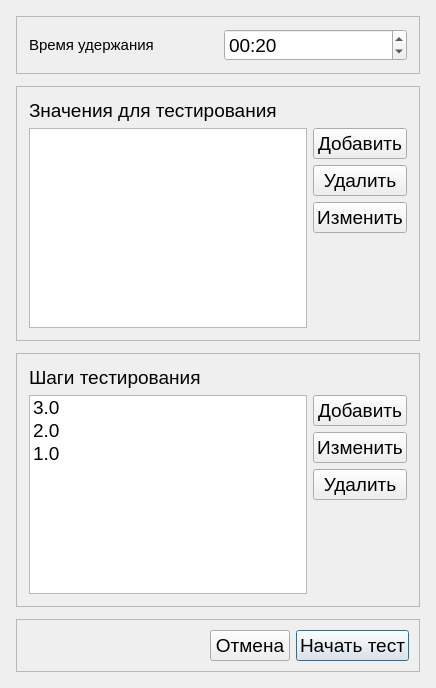
<?xml version="1.0" encoding="UTF-8"?>
<ui version="4.0">
 <class>OtherTestSettings</class>
 <widget class="QDialog" name="OtherTestSettings">
  <property name="geometry">
   <rect>
    <x>0</x>
    <y>0</y>
    <width>436</width>
    <height>688</height>
   </rect>
  </property>
  <property name="font">
   <font>
    <pointsize>14</pointsize>
   </font>
  </property>
  <property name="windowTitle">
   <string>Параметры тестирования</string>
  </property>
  <layout class="QVBoxLayout" name="verticalLayout_3">
   <property name="spacing">
    <number>12</number>
   </property>
   <property name="leftMargin">
    <number>16</number>
   </property>
   <property name="topMargin">
    <number>16</number>
   </property>
   <property name="rightMargin">
    <number>16</number>
   </property>
   <property name="bottomMargin">
    <number>16</number>
   </property>
   <item>
    <widget class="QFrame" name="frame_delay_Section">
     <property name="frameShape">
      <enum>QFrame::Shape::StyledPanel</enum>
     </property>
     <property name="frameShadow">
      <enum>QFrame::Shadow::Raised</enum>
     </property>
     <layout class="QHBoxLayout" name="horizontalLayout">
      <property name="spacing">
       <number>12</number>
      </property>
      <property name="leftMargin">
       <number>12</number>
      </property>
      <property name="topMargin">
       <number>12</number>
      </property>
      <property name="rightMargin">
       <number>12</number>
      </property>
      <property name="bottomMargin">
       <number>12</number>
      </property>
      <item>
       <widget class="QLabel" name="label_delay">
        <property name="text">
         <string>&lt;html&gt;&lt;head/&gt;&lt;body&gt;&lt;p&gt;&lt;span style=&quot; font-size:11pt;&quot;&gt;Время удержания&lt;/span&gt;&lt;/p&gt;&lt;/body&gt;&lt;/html&gt;</string>
        </property>
       </widget>
      </item>
      <item>
       <widget class="QTimeEdit" name="timeEdit_delay">
        <property name="currentSection">
         <enum>QDateTimeEdit::Section::SecondSection</enum>
        </property>
        <property name="displayFormat">
         <string>mm:ss</string>
        </property>
        <property name="currentSectionIndex">
         <number>1</number>
        </property>
        <property name="time">
         <time>
          <hour>0</hour>
          <minute>0</minute>
          <second>20</second>
         </time>
        </property>
       </widget>
      </item>
     </layout>
    </widget>
   </item>
   <item>
    <widget class="QFrame" name="frame_values_Section">
     <property name="frameShape">
      <enum>QFrame::Shape::StyledPanel</enum>
     </property>
     <property name="frameShadow">
      <enum>QFrame::Shadow::Raised</enum>
     </property>
     <layout class="QGridLayout" name="gridLayout">
      <property name="leftMargin">
       <number>12</number>
      </property>
      <property name="topMargin">
       <number>12</number>
      </property>
      <property name="rightMargin">
       <number>12</number>
      </property>
      <property name="bottomMargin">
       <number>12</number>
      </property>
      <item row="1" column="1">
       <widget class="QPushButton" name="pushButton_add_value">
        <property name="text">
         <string>Добавить</string>
        </property>
        <property name="autoDefault">
         <bool>false</bool>
        </property>
       </widget>
      </item>
      <item row="4" column="1">
       <spacer name="verticalSpacer_3">
        <property name="orientation">
         <enum>Qt::Orientation::Vertical</enum>
        </property>
        <property name="sizeHint" stdset="0">
         <size>
          <width>20</width>
          <height>40</height>
         </size>
        </property>
       </spacer>
      </item>
      <item row="0" column="0">
       <widget class="QLabel" name="label_values_Title">
        <property name="text">
         <string>Значения для тестирования</string>
        </property>
       </widget>
      </item>
      <item row="3" column="1">
       <widget class="QPushButton" name="pushButton_change_value">
        <property name="text">
         <string>Изменить</string>
        </property>
       </widget>
      </item>
      <item row="2" column="1">
       <widget class="QPushButton" name="pushButton_delete_value">
        <property name="text">
         <string>Удалить</string>
        </property>
       </widget>
      </item>
      <item row="1" column="0" rowspan="4">
       <widget class="QListWidget" name="listWidget_value">
        <property name="editTriggers">
         <set>QAbstractItemView::EditTrigger::CurrentChanged|QAbstractItemView::EditTrigger::DoubleClicked|QAbstractItemView::EditTrigger::EditKeyPressed</set>
        </property>
       </widget>
      </item>
     </layout>
    </widget>
   </item>
   <item>
    <widget class="QFrame" name="frame_steps_Section">
     <property name="frameShape">
      <enum>QFrame::Shape::StyledPanel</enum>
     </property>
     <property name="frameShadow">
      <enum>QFrame::Shadow::Raised</enum>
     </property>
     <layout class="QGridLayout" name="gridLayout_2">
      <property name="leftMargin">
       <number>12</number>
      </property>
      <property name="topMargin">
       <number>12</number>
      </property>
      <property name="rightMargin">
       <number>12</number>
      </property>
      <property name="bottomMargin">
       <number>12</number>
      </property>
      <item row="2" column="1">
       <widget class="QPushButton" name="pushButton_change_step">
        <property name="text">
         <string>Изменить</string>
        </property>
       </widget>
      </item>
      <item row="4" column="1">
       <spacer name="verticalSpacer">
        <property name="orientation">
         <enum>Qt::Orientation::Vertical</enum>
        </property>
        <property name="sizeHint" stdset="0">
         <size>
          <width>20</width>
          <height>40</height>
         </size>
        </property>
       </spacer>
      </item>
      <item row="1" column="1">
       <widget class="QPushButton" name="pushButton_add_step">
        <property name="text">
         <string>Добавить</string>
        </property>
       </widget>
      </item>
      <item row="0" column="0">
       <widget class="QLabel" name="label_steps_Title">
        <property name="text">
         <string>Шаги тестирования</string>
        </property>
       </widget>
      </item>
      <item row="3" column="1">
       <widget class="QPushButton" name="pushButton_delete_step">
        <property name="text">
         <string>Удалить</string>
        </property>
       </widget>
      </item>
      <item row="1" column="0" rowspan="4">
       <widget class="QListWidget" name="listWidget_step">
        <item>
         <property name="text">
          <string>3.0</string>
         </property>
        </item>
        <item>
         <property name="text">
          <string>2.0</string>
         </property>
        </item>
        <item>
         <property name="text">
          <string>1.0</string>
         </property>
        </item>
       </widget>
      </item>
     </layout>
    </widget>
   </item>
   <item>
    <widget class="QFrame" name="frame_button_Section">
     <property name="frameShape">
      <enum>QFrame::Shape::StyledPanel</enum>
     </property>
     <property name="frameShadow">
      <enum>QFrame::Shadow::Raised</enum>
     </property>
     <layout class="QHBoxLayout" name="horizontalLayout_2">
      <property name="leftMargin">
       <number>10</number>
      </property>
      <property name="topMargin">
       <number>10</number>
      </property>
      <property name="rightMargin">
       <number>10</number>
      </property>
      <property name="bottomMargin">
       <number>10</number>
      </property>
      <item>
       <spacer name="horizontalSpacer_2">
        <property name="orientation">
         <enum>Qt::Orientation::Horizontal</enum>
        </property>
        <property name="sizeHint" stdset="0">
         <size>
          <width>40</width>
          <height>20</height>
         </size>
        </property>
       </spacer>
      </item>
      <item>
       <widget class="QPushButton" name="pushButton_cancel">
        <property name="text">
         <string>Отмена</string>
        </property>
       </widget>
      </item>
      <item>
       <widget class="QPushButton" name="pushButton_start">
        <property name="text">
         <string>Начать тест</string>
        </property>
        <property name="default">
         <bool>true</bool>
        </property>
       </widget>
      </item>
     </layout>
    </widget>
   </item>
  </layout>
 </widget>
 <resources/>
 <connections>
  <connection>
   <sender>pushButton_cancel</sender>
   <signal>clicked()</signal>
   <receiver>OtherTestSettings</receiver>
   <slot>reject()</slot>
   <hints>
    <hint type="sourcelabel">
     <x>80</x>
     <y>360</y>
    </hint>
    <hint type="destinationlabel">
     <x>19</x>
     <y>362</y>
    </hint>
   </hints>
  </connection>
  <connection>
   <sender>pushButton_start</sender>
   <signal>clicked()</signal>
   <receiver>OtherTestSettings</receiver>
   <slot>accept()</slot>
   <hints>
    <hint type="sourcelabel">
     <x>147</x>
     <y>357</y>
    </hint>
    <hint type="destinationlabel">
     <x>225</x>
     <y>376</y>
    </hint>
   </hints>
  </connection>
 </connections>
</ui>
